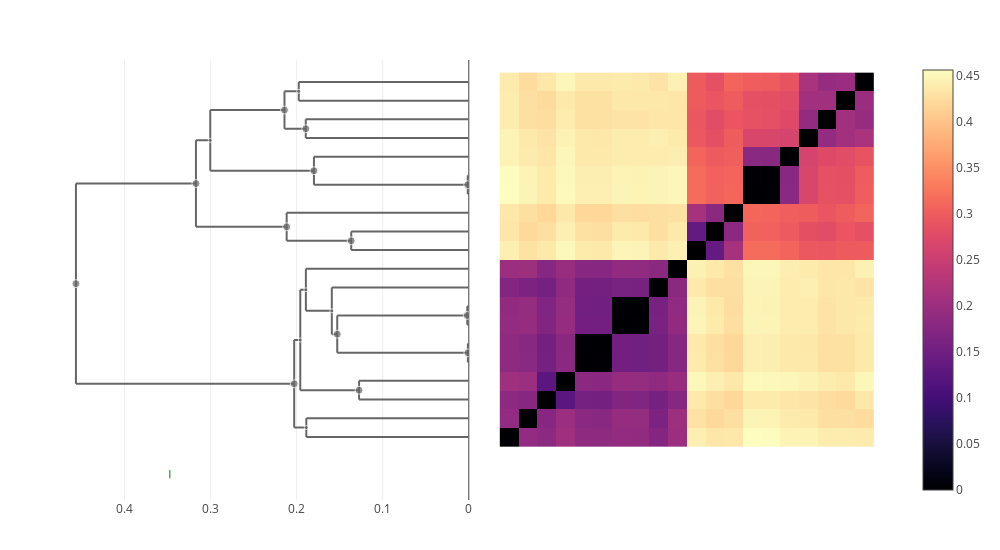

The code cell stored with this chart in its notebook:
### Markdown cell above
### amyloliquefaciens

### Code cell
let taxon = "amyloliquefaciens"
    trees[taxon] = cluster_annotate(cdata, taxon)
    plot(clustermap(cdata, trees[taxon]))
end

### Figure 1 — Plotly figure (JSON) as saved in the notebook; plotly's stock layout.template omitted (floating-point values rounded to 4 significant figures; data arrays with more than 128 entries replaced by an {"elided": "..."} marker saying what was removed)
{"data": [{"colorscale": {"elided": "256x2 mixed values"}, "type": "heatmap", "x": [0.5, 1.5, 2.5, 3.5, 4.5, 5.5, 6.5, 7.5, 8.5, 9.5, 10.5, 11.5, 12.5, 13.5, 14.5, 15.5, 16.5, 17.5, 18.5, 19.5, 20.5], "y": [0.5, 1.5, 2.5, 3.5, 4.5, 5.5, 6.5, 7.5, 8.5, 9.5, 10.5, 11.5, 12.5, 13.5, 14.5, 15.5, 16.5, 17.5, 18.5, 19.5, 20.5], "z": {"elided": "20x20 float values"}}, {"hoverinfo": "skip", "line": {"color": "#666666"}, "mode": "lines", "showlegend": false, "type": "scatter", "x": [0.1958, 0.1958, null, 0.1958, 0.1275, null, 0.1958, 0.1893, null], "xaxis": "x2", "y": [3.5, 8.875, null, 3.5, 3.5, null, 8.875, 8.875, null], "yaxis": "y"}, {"hoverinfo": "skip", "line": {"color": "#666666"}, "mode": "lines", "showlegend": false, "type": "scatter", "x": [0.4564, 0.4564, null, 0.4564, 0.2029, null, 0.4564, 0.317, null], "xaxis": "x2", "y": [3.844, 14.56, null, 3.844, 3.844, null, 14.56, 14.56, null], "yaxis": "y"}, {"hoverinfo": "skip", "line": {"color": "#666666"}, "mode": "lines", "showlegend": false, "type": "scatter", "x": [0.001066, 0.001066, null, 0.001066, 0, null, 0.001066, 0, null], "xaxis": "x2", "y": [5, 6, null, 5, 5, null, 6, 6, null], "yaxis": "y"}, {"hoverinfo": "skip", "line": {"color": "#666666"}, "mode": "lines", "showlegend": false, "type": "scatter", "x": [0.1529, 0.1529, null, 0.1529, 0.001066, null, 0.1529, 0.001776, null], "xaxis": "x2", "y": [5.5, 7.5, null, 5.5, 5.5, null, 7.5, 7.5, null], "yaxis": "y"}, {"hoverinfo": "skip", "line": {"color": "#666666"}, "mode": "lines", "showlegend": false, "type": "scatter", "x": [0.1366, 0.1366, null, 0.1366, 0, null, 0.1366, 0, null], "xaxis": "x2", "y": [11, 12, null, 11, 11, null, 12, 12, null], "yaxis": "y"}, {"hoverinfo": "skip", "line": {"color": "#666666"}, "mode": "lines", "showlegend": false, "type": "scatter", "x": [0.2116, 0.2116, null, 0.2116, 0.1366, null, 0.2116, 0, null], "xaxis": "x2", "y": [11.5, 13, null, 11.5, 11.5, null, 13, 13, null], "yaxis": "y"}, {"hoverinfo": "skip", "line": {"color": "#666666"}, "mode": "lines", "showlegend": false, "type": "scatter", "x": [0.2029, 0.2029, null, 0.2029, 0.1888, null, 0.2029, 0.1958, null], "xaxis": "x2", "y": [1.5, 6.188, null, 1.5, 1.5, null, 6.188, 6.188, null], "yaxis": "y"}, {"hoverinfo": "skip", "line": {"color": "#666666"}, "mode": "lines", "showlegend": false, "type": "scatter", "x": [0.1888, 0.1888, null, 0.1888, 0, null, 0.1888, 0, null], "xaxis": "x2", "y": [1, 2, null, 1, 1, null, 2, 2, null], "yaxis": "y"}, {"hoverinfo": "skip", "line": {"color": "#666666"}, "mode": "lines", "showlegend": false, "type": "scatter", "x": [0.001247, 0.001247, null, 0.001247, 0, null, 0.001247, 0, null], "xaxis": "x2", "y": [14, 15, null, 14, 14, null, 15, 15, null], "yaxis": "y"}, {"hoverinfo": "skip", "line": {"color": "#666666"}, "mode": "lines", "showlegend": false, "type": "scatter", "x": [0.1275, 0.1275, null, 0.1275, 0, null, 0.1275, 0, null], "xaxis": "x2", "y": [3, 4, null, 3, 3, null, 4, 4, null], "yaxis": "y"}, {"hoverinfo": "skip", "line": {"color": "#666666"}, "mode": "lines", "showlegend": false, "type": "scatter", "x": [0.3004, 0.3004, null, 0.3004, 0.1799, null, 0.3004, 0.2142, null], "xaxis": "x2", "y": [15.25, 18.5, null, 15.25, 15.25, null, 18.5, 18.5, null], "yaxis": "y"}, {"hoverinfo": "skip", "line": {"color": "#666666"}, "mode": "lines", "showlegend": false, "type": "scatter", "x": [0.1799, 0.1799, null, 0.1799, 0.001247, null, 0.1799, 0, null], "xaxis": "x2", "y": [14.5, 16, null, 14.5, 14.5, null, 16, 16, null], "yaxis": "y"}, {"hoverinfo": "skip", "line": {"color": "#666666"}, "mode": "lines", "showlegend": false, "type": "scatter", "x": [0.317, 0.317, null, 0.317, 0.2116, null, 0.317, 0.3004, null], "xaxis": "x2", "y": [12.25, 16.88, null, 12.25, 12.25, null, 16.88, 16.88, null], "yaxis": "y"}, {"hoverinfo": "skip", "line": {"color": "#666666"}, "mode": "lines", "showlegend": false, "type": "scatter", "x": [0.001776, 0.001776, null, 0.001776, 0, null, 0.001776, 0, null], "xaxis": "x2", "y": [7, 8, null, 7, 7, null, 8, 8, null], "yaxis": "y"}, {"hoverinfo": "skip", "line": {"color": "#666666"}, "mode": "lines", "showlegend": false, "type": "scatter", "x": [0.1894, 0.1894, null, 0.1894, 0, null, 0.1894, 0, null], "xaxis": "x2", "y": [17, 18, null, 17, 17, null, 18, 18, null], "yaxis": "y"}, {"hoverinfo": "skip", "line": {"color": "#666666"}, "mode": "lines", "showlegend": false, "type": "scatter", "x": [0.1592, 0.1592, null, 0.1592, 0.1529, null, 0.1592, 0, null], "xaxis": "x2", "y": [6.5, 9, null, 6.5, 6.5, null, 9, 9, null], "yaxis": "y"}, {"hoverinfo": "skip", "line": {"color": "#666666"}, "mode": "lines", "showlegend": false, "type": "scatter", "x": [0.2142, 0.2142, null, 0.2142, 0.1894, null, 0.2142, 0.1976, null], "xaxis": "x2", "y": [17.5, 19.5, null, 17.5, 17.5, null, 19.5, 19.5, null], "yaxis": "y"}, {"hoverinfo": "skip", "line": {"color": "#666666"}, "mode": "lines", "showlegend": false, "type": "scatter", "x": [0.1976, 0.1976, null, 0.1976, 0, null, 0.1976, 0, null], "xaxis": "x2", "y": [19, 20, null, 19, 19, null, 20, 20, null], "yaxis": "y"}, {"hoverinfo": "skip", "line": {"color": "#666666"}, "mode": "lines", "showlegend": false, "type": "scatter", "x": [0.1893, 0.1893, null, 0.1893, 0.1592, null, 0.1893, 0, null], "xaxis": "x2", "y": [7.75, 10, null, 7.75, 7.75, null, 10, 10, null], "yaxis": "y"}, {"customdata": [[33, 2], [32, 8], [39, 20], [21, 2], [26, 4], [25, 2], [35, 3], [34, 10], [29, 2], [22, 2], [24, 2], [37, 7], [28, 3], [38, 10], [23, 2], [31, 2], [27, 5], [36, 4], [30, 6]], "hovertemplate": "ID: %{customdata[0]}<br>\nHeight: %{x:.3f}<br>\nGenome count: %{customdata[1]}\n\n<extra></extra>", "marker": {"color": "#666666", "size": [4, 4, 8, 8, 8, 8, 8, 8, 4, 8, 8, 4, 8, 8, 8, 8, 4, 8, 4]}, "mode": "markers", "showlegend": false, "type": "scatter", "x": [0.1976, 0.1958, 0.4564, 0.001066, 0.1529, 0.1366, 0.2116, 0.2029, 0.1888, 0.001247, 0.1275, 0.3004, 0.1799, 0.317, 0.001776, 0.1894, 0.1592, 0.2142, 0.1893], "xaxis": "x2", "y": [19.5, 6.188, 9.203, 5.5, 6.5, 11.5, 12.25, 3.844, 1.5, 14.5, 3.5, 16.88, 15.25, 14.56, 7.5, 17.5, 7.75, 18.5, 8.875], "yaxis": "y"}, {"hovertemplate": "%{text} <br>\n%{x}\n<extra></extra>\n", "marker": {"color": "green", "line": {"color": "green", "width": 1}, "symbol": "line-ns"}, "mode": "markers", "text": ["velezensis"], "type": "scatter", "x": [0.3473], "xaxis": "x2", "y": [-1, -1]}], "layout": {"height": 550, "hovermode": "closest", "margin": {"b": 50, "l": 50, "r": 50, "t": 60}, "showlegend": false, "width": 1000, "xaxis": {"domain": [0.505, 1], "scaleanchor": "y", "visible": false}, "xaxis2": {"autorange": "reversed", "domain": [0, 0.495], "rangemode": "nonnegative", "showspikes": true, "spikedash": "solid", "spikemode": "across", "spikethickness": 1}, "yaxis": {"scaleanchor": "x", "visible": false}}}
